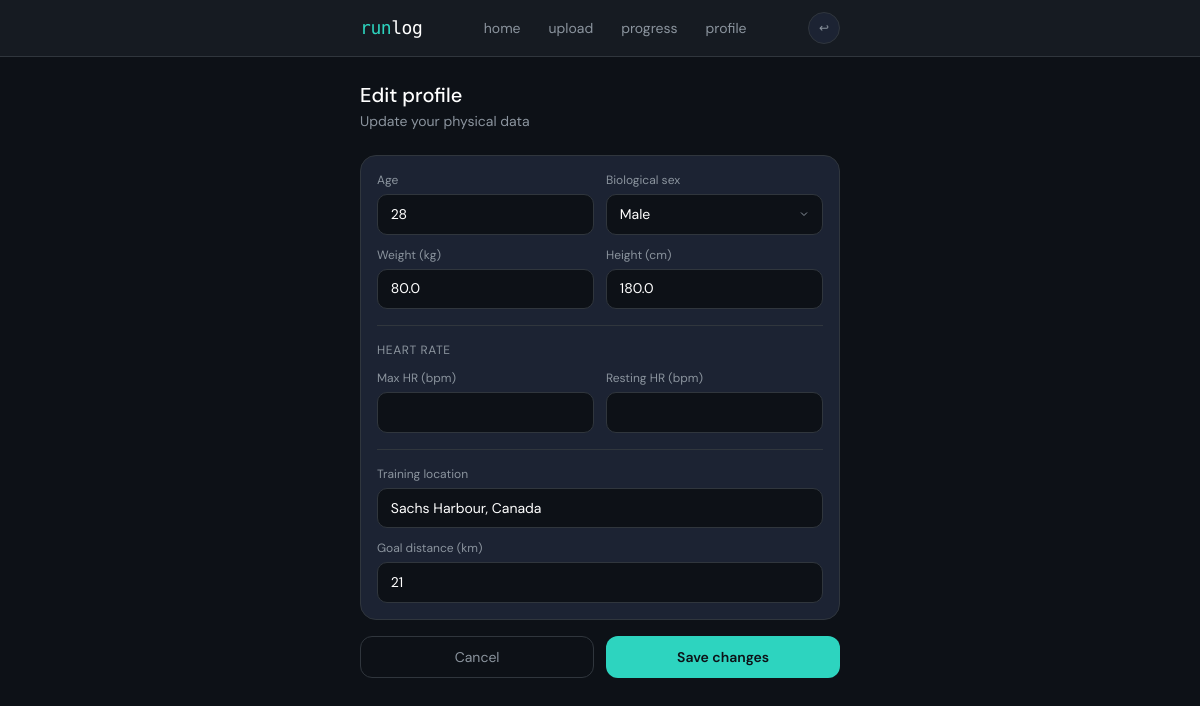
The app's page /profile/edit (signed in) with its own data.
### tables this page shows
CREATE TABLE users (
    id          INTEGER PRIMARY KEY AUTOINCREMENT,
    username    TEXT    NOT NULL UNIQUE,
    hash        TEXT    NOT NULL,
    age         INTEGER,
    weight_kg   REAL,
    height_cm   REAL,
    sex         TEXT,
    hr_max      INTEGER,
    hr_rest     INTEGER,
    location    TEXT,
    created_at  DATETIME DEFAULT CURRENT_TIMESTAMP
, goal_km INTEGER DEFAULT 21);

### app.py (the view, shortened to what this page needs)
@app.route("/profile/edit", methods=["GET", "POST"])
@login_required
def profile_edit():
    user_id = session.get("user_id")
    user = get_user_by_id(user_id)
    return render_template("edit_profile.html", user=user)

### app.py (called while the page is built)
@app.context_processor
def inject_globals():
    return {
        "today": datetime.now().strftime("%d de %B, %Y"),
        "today_date": date.today().isoformat()
    }

### db.py (called while the page is built)
def get_user_by_id(user_id):
    result = db.execute("SELECT * FROM users WHERE id = ?", user_id)
    if not result:
        return None
    return result[0]

### helpers.py (called while the page is built)
def login_required(f):
    @wraps(f)
    def decorated_function(*args, **kwargs):
        if session.get("user_id") is None:
            return redirect("/login")
        return f(*args, **kwargs)
    return decorated_function

### templates/edit_profile.html (shortened to what this page needs)
{% extends "layout.html" %}
{% block content %}
<div class="mb-6 fade-up">
  <h1 class="text-xl font-medium">Edit profile</h1>
  <p class="text-muted text-sm mt-0.5">Update your physical data</p>
</div>
<form action="/profile/edit" method="post">
  <div class="bg-card border border-border rounded-xl2 p-4 mb-4 fade-up fade-up-1 space-y-4">
    <div class="grid grid-cols-2 gap-3">
      <div>
        <label class="block text-xs text-muted mb-1.5" for="age">Age</label>
        <input id="age" name="age" type="number" min="10" max="99"
          class="input-field" value="{{ user.age or '' }}" />
      </div>
      <div>
        <label class="block text-xs text-muted mb-1.5" for="sex">Biological sex</label>
        <select id="sex" name="sex" class="input-field">
          <option value="M" {% if user.sex == 'M' %}selected{% endif %}>Male</option>
        </select>
      </div>
      <div>
        <label class="block text-xs text-muted mb-1.5" for="weight_kg">Weight (kg)</label>
        <input id="weight_kg" name="weight_kg" type="number" step="0.1" min="30" max="200"
          class="input-field" value="{{ user.weight_kg or '' }}" />
      </div>
      <div>
        <label class="block text-xs text-muted mb-1.5" for="height_cm">Height (cm)</label>
        <input id="height_cm" name="height_cm" type="number" min="100" max="230"
          class="input-field" value="{{ user.height_cm or '' }}" />
      </div>
    </div>
    <div class="border-t border-border pt-4 space-y-3">
      <p class="text-xs text-muted uppercase tracking-wider">Heart rate</p>
      <div class="grid grid-cols-2 gap-3">
        <div>
          <label class="block text-xs text-muted mb-1.5" for="hr_max">Max HR (bpm)</label>
          <input id="hr_max" name="hr_max" type="number" min="100" max="220"
            class="input-field" value="{{ user.hr_max or '' }}" />
        </div>
        <div>
          <label class="block text-xs text-muted mb-1.5" for="hr_rest">Resting HR (bpm)</label>
          <input id="hr_rest" name="hr_rest" type="number" min="30" max="100"
            class="input-field" value="{{ user.hr_rest or '' }}" />
        </div>
      </div>
    </div>
    <div class="border-t border-border pt-4 space-y-3">
      <div>
        <label class="block text-xs text-muted mb-1.5" for="location">Training location</label>
        <input id="location" name="location" type="text"
          class="input-field" value="{{ user.location or '' }}"
          placeholder="E.g. Central Park, NYC" />
      </div>
      <div>
        <label class="block text-xs text-muted mb-1.5" for="goal_km">Goal distance (km)</label>
        <input id="goal_km" name="goal_km" type="number" min="1" max="200"
          class="input-field" value="{{ user.goal_km or 21 }}" />
      </div>
    </div>
  </div>
  <div class="flex gap-3">
    <a href="/profile" class="btn-secondary flex-1 text-center">Cancel</a>
    <button type="submit" class="btn-primary flex-1">Save changes</button>
  </div>
</form>
{% endblock %}

### static/styles.css (style rules this page uses)
.input-field { display: block; width: 100%; background: #0d1117; border: 1px solid #30363d; border-radius: .625rem; padding: .55rem .8rem; font-size: .875rem; color: white; font-family: 'DM Sans', sans-serif; transition: border-color .15s; outline: none; -webkit-appearance: none; appearance: none; }
.input-field::placeholder { color: #8b949e; }
select.input-field { background-repeat: no-repeat; background-position: right .75rem center; padding-right: 2.2rem; cursor: pointer; }
select.input-field option { background: #161b22; color: rgb(255, 255, 255); }
.btn-primary { display: inline-flex; align-items: center; justify-content: center; background: #2dd4bf; color: #0d1117; font-weight: 600; font-size: .875rem; padding: .65rem 1.25rem; border-radius: .75rem; border: none; cursor: pointer; transition: background .15s, transform .1s; font-family: 'DM Sans', sans-serif; }
.btn-secondary { display: inline-flex; align-items: center; justify-content: center; background: transparent; color: #8b949e; font-size: .875rem; padding: .6rem 1.2rem; border-radius: .75rem; border: 1px solid #30363d; cursor: pointer; transition: all .15s; font-family: 'DM Sans', sans-serif; }
input[type="number"] { -moz-appearance: textfield; }

### templates/layout.html (style rules this page uses)
body { font-family: 'DM Sans', sans-serif; }
.fade-up { animation: fadeUp .35s ease both; }
.fade-up-1 { animation-delay: .05s; }

### records on screen
users: age "28", sex "Male", weight_kg "80.0", height_cm "180.0", location "Sachs Harbour, Canada", goal_km "21"
